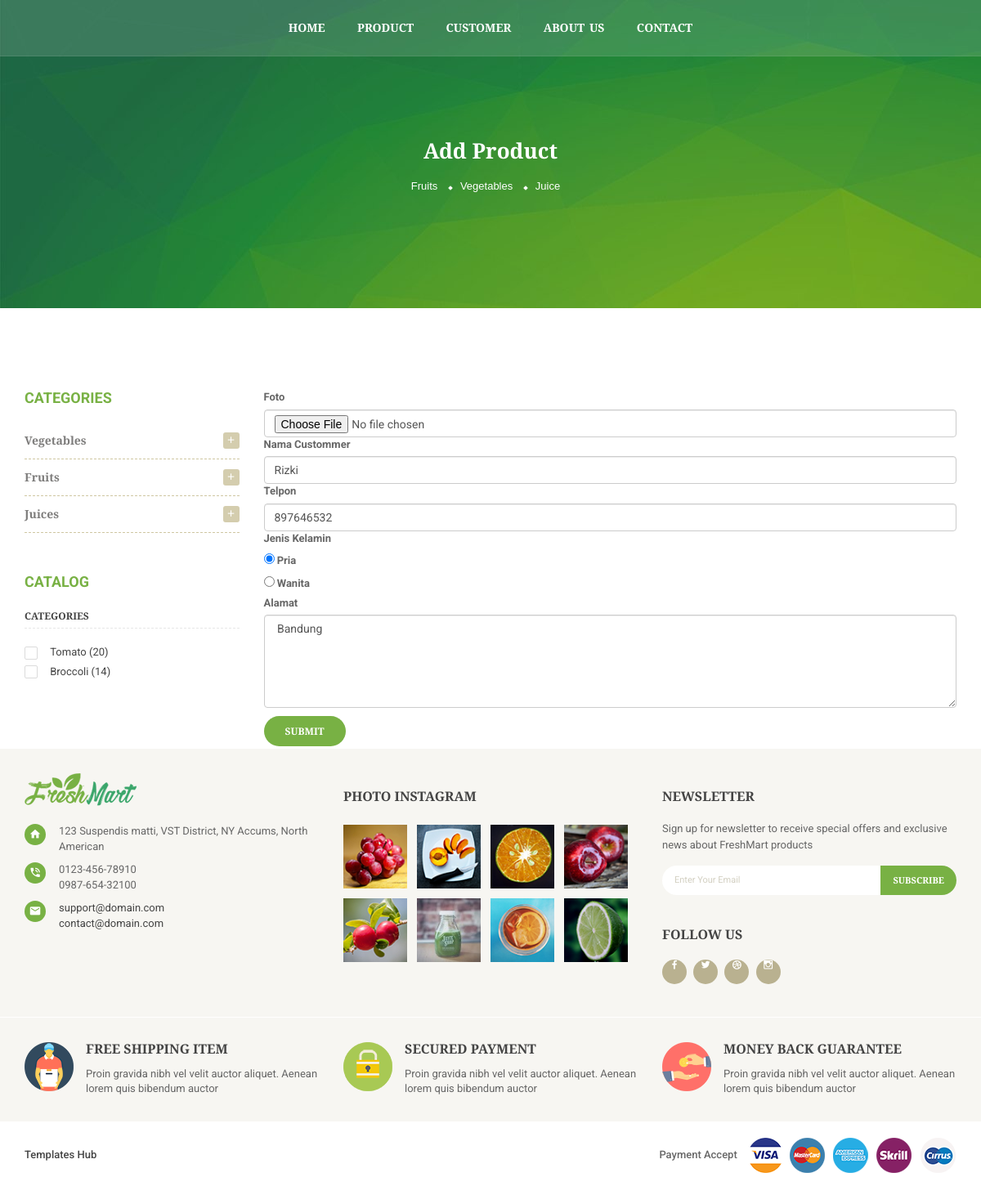
The app's page /customer/edit_customer.php, older data.
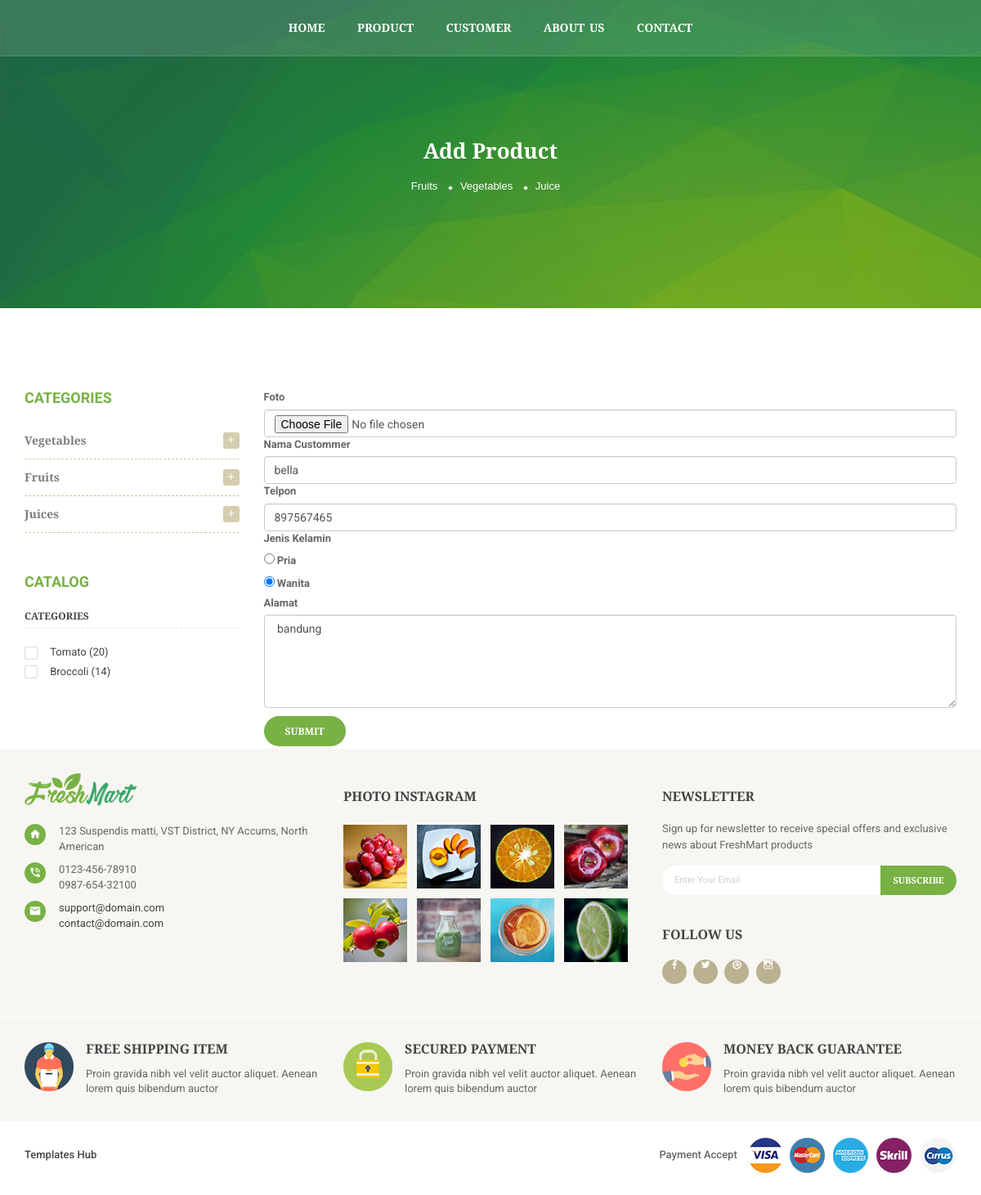
The same page, newer data.
### tables this page shows
CREATE TABLE `pelanggan` (
  `id_pelanggan` int(11) NOT NULL,
  `nama_pelanggan` varchar(100) NOT NULL,
  `jenis_kelamin` enum('pria','wanita') NOT NULL,
  `telpon` int(20) NOT NULL,
  `alamat` text NOT NULL,
  `gambar` varchar(225) NOT NULL
);

### customer/edit_customer.php (the view, shortened to what the changed rows need)
<!DOCTYPE php>
<php lang="zxx">
<head>
		<link rel="stylesheet" href="../libs/bootstrap/css/bootstrap.css">
		<link rel="stylesheet" href="../libs/font-awesome/css/font-awesome.min.css">
		<link rel="stylesheet" href="../libs/font-material/css/material-design-iconic-font.min.css">
		<link rel="stylesheet" href="../libs/nivo-slider/css/nivo-slider.css">
		<link rel="stylesheet" href="../libs/nivo-slider/css/animate.css">
		<link rel="stylesheet" href="../libs/nivo-slider/css/style.css">
		<link rel="stylesheet" href="../libs/owl.carousel/assets/owl.carousel.min.css">
		<link rel="stylesheet" href="../libs/slider-range/css/jslider.css">
		<link rel="stylesheet" href="css/style.css">
		<link rel="stylesheet" href="css/reponsive.css">
	</head>
	<body class="home home-1">
		<div id="all">
			<div id="content" class="site-content">
				<div id="breadcrumb">
					<div class="container">
						<h2 class="title">Add Product</h2>
					</div>
				</div>
	        <div class="container">
					<div class="row">
						<?php
					      include "../connection.php";
					      $pelanggans = mysqli_query($connection, "SELECT * FROM pelanggan");
					      foreach ($pelanggans as $pelanggan){
					        $nama_pelanggan = $pelanggan['nama_pelanggan'];
					        $jenis_kelamin =  $pelanggan['jenis_kelamin'];
					        $telpon= $pelanggan['telpon'];
					        $alamat = $pelanggan['alamat'];
					        }
					    ?>
						<div id="center-column" class="col-lg-9 col-md-9 col-sm-9 col-xs-12">
							<div class="product-category-page">
							<form action="proses_add_produk.php" method="POST" name="form-input-data">
							  <div class="mb-3">
							    <label for="exampleInputNama" class="form-label">Nama Custommer</label>
							    <input type="text" name="nama_produk" id="name" class="form-control" required="" autocomplete="off"value="<?php echo $nama_pelanggan;?>">
							  </div>
							  <div class="mb-3">
							    <label for="exampleInputNama" class="form-label">Telpon</label>
							    <input type="number" name="nama_produk" id="name" class="form-control" required="" autocomplete="off"value="<?php echo $telpon;?>">
							  </div>
							  <div class="mb-3">
							    <div class="form-check">
			                      <?php
			                      if($jenis_kelamin == 'pria'){
			                        echo ' <input class="form-check-input" type="radio" name="jenis_kelamin"  value="pria" checked="">';
			                      } else {
			                        echo ' <input class="form-check-input" type="radio" name="jenis_kelamin"  value="pria" >';
			                      }
			                      ?>
			                      <label class="form-check-label"> Pria</label>
			                      </div>
			                      <div class="form-check">
			                      <?php
			                      if($jenis_kelamin == 'wanita'){
			                        echo ' <input class="form-check-input" type="radio" name="jenis_kelamin"  value="wanita" checked="">';
			                      } else {
			                        echo ' <input class="form-check-input" type="radio" name="jenis_kelamin"  value="wanita" >';
			                      }
			                      ?>
			                      <label class="form-check-label">Wanita</label>
			                      </div>
							  </div>
							  <div class="mb-3">
							    <label for="exampleInputNama" class="form-label">Alamat</label>
							    <textarea class= "form-control" name="alamat" rows="5" required=""> <?php echo $alamat;?></textarea>
							  </div>
					      </form>
							</div>
						</div>
					</div>
				</div>
			<footer id="footer">
				<div class="footer">
					<div class="footer-top">
						<div class="container">
							<div class="row">
								<div class="col-lg-4 col-md-4 col-sm-4 col-xs-12">
									<div class="block instagram">
										<h2 class="block-title">Photo Instagram</h2>
									</div>
								</div>
								<div class="col-lg-4 col-md-4 col-sm-4 col-xs-12">
									<div class="block newsletter">
										<h2 class="block-title">Newsletter</h2>
									</div>
									<div class="block social">
										<h2 class="block-title">Follow Us</h2>
									</div>
								</div>
							</div>
						</div>
					</div>
				</div>
			</footer>
		</div>
	</body>
</php>

Row changes from the older to the newer data that the page shows:
no longer on this page (row edited): pelanggan: alamat "Bandung"
added pelanggan: alamat "bandung"
Text that changed along with them:
form field nama_produk: "Rizki" → "bella"
form field nama_produk: "897646532" → "897567465"
form field jenis_kelamin: (not shown) → "☐"
form field jenis_kelamin: (not shown) → "☑"
form field jenis_kelamin: "☑" → (not shown)
form field jenis_kelamin: "☐" → (not shown)
